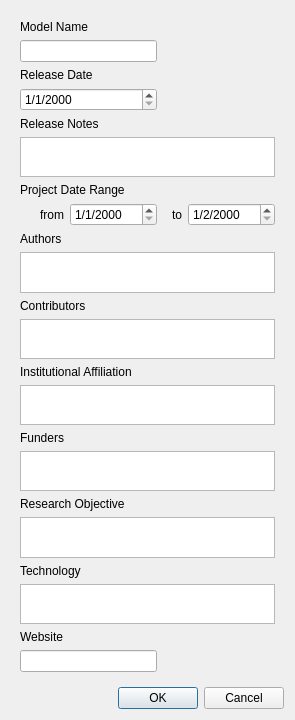
<?xml version="1.0" encoding="UTF-8"?>
<ui version="4.0">
 <class>modelInformationDialog</class>
 <widget class="QDialog" name="modelInformationDialog">
  <property name="geometry">
   <rect>
    <x>0</x>
    <y>0</y>
    <width>295</width>
    <height>720</height>
   </rect>
  </property>
  <property name="windowTitle">
   <string>Dialog</string>
  </property>
  <layout class="QVBoxLayout" name="verticalLayout">
   <item>
    <widget class="QWidget" name="widget" native="true">
     <layout class="QGridLayout" name="gridLayout">
      <item row="0" column="0" colspan="2">
       <widget class="QLabel" name="name_label">
        <property name="text">
         <string>Model Name</string>
        </property>
       </widget>
      </item>
      <item row="1" column="0" colspan="2">
       <widget class="QLineEdit" name="model_name"/>
      </item>
      <item row="2" column="0" colspan="2">
       <widget class="QLabel" name="release_date_label">
        <property name="text">
         <string>Release Date</string>
        </property>
       </widget>
      </item>
      <item row="3" column="0" colspan="2">
       <widget class="QDateEdit" name="release_date">
        <property name="displayFormat">
         <string>M/d/yyyy</string>
        </property>
       </widget>
      </item>
      <item row="4" column="0" colspan="2">
       <widget class="QLabel" name="release_notes_label">
        <property name="text">
         <string>Release Notes</string>
        </property>
       </widget>
      </item>
      <item row="5" column="0" colspan="4">
       <widget class="QPlainTextEdit" name="release_notes">
        <property name="minimumSize">
         <size>
          <width>0</width>
          <height>40</height>
         </size>
        </property>
       </widget>
      </item>
      <item row="6" column="0" colspan="2">
       <widget class="QLabel" name="project_date_label">
        <property name="text">
         <string>Project Date Range</string>
        </property>
       </widget>
      </item>
      <item row="7" column="0">
       <widget class="QLabel" name="project_date_from_label">
        <property name="text">
         <string>from</string>
        </property>
        <property name="alignment">
         <set>Qt::AlignRight|Qt::AlignTrailing|Qt::AlignVCenter</set>
        </property>
       </widget>
      </item>
      <item row="7" column="1">
       <widget class="QDateEdit" name="project_date">
        <property name="displayFormat">
         <string>M/d/yyyy</string>
        </property>
       </widget>
      </item>
      <item row="7" column="2">
       <widget class="QLabel" name="project_date_to_label">
        <property name="text">
         <string>to</string>
        </property>
        <property name="alignment">
         <set>Qt::AlignRight|Qt::AlignTrailing|Qt::AlignVCenter</set>
        </property>
       </widget>
      </item>
      <item row="7" column="3">
       <widget class="QDateEdit" name="project_date_end">
        <property name="displayFormat">
         <string>M/d/yyyy</string>
        </property>
        <property name="date">
         <date>
          <year>2000</year>
          <month>1</month>
          <day>2</day>
         </date>
        </property>
       </widget>
      </item>
      <item row="8" column="0">
       <widget class="QLabel" name="authors_label">
        <property name="text">
         <string>Authors</string>
        </property>
       </widget>
      </item>
      <item row="9" column="0" colspan="4">
       <widget class="QPlainTextEdit" name="authors">
        <property name="minimumSize">
         <size>
          <width>0</width>
          <height>40</height>
         </size>
        </property>
       </widget>
      </item>
      <item row="10" column="0" colspan="2">
       <widget class="QLabel" name="contributors_label">
        <property name="text">
         <string>Contributors</string>
        </property>
       </widget>
      </item>
      <item row="11" column="0" colspan="4">
       <widget class="QPlainTextEdit" name="contributors">
        <property name="minimumSize">
         <size>
          <width>0</width>
          <height>40</height>
         </size>
        </property>
       </widget>
      </item>
      <item row="12" column="0" colspan="2">
       <widget class="QLabel" name="place_label">
        <property name="text">
         <string>Institutional Affiliation</string>
        </property>
       </widget>
      </item>
      <item row="13" column="0" colspan="4">
       <widget class="QPlainTextEdit" name="place">
        <property name="minimumSize">
         <size>
          <width>0</width>
          <height>40</height>
         </size>
        </property>
       </widget>
      </item>
      <item row="14" column="0">
       <widget class="QLabel" name="funders_label">
        <property name="text">
         <string>Funders</string>
        </property>
       </widget>
      </item>
      <item row="15" column="0" colspan="4">
       <widget class="QPlainTextEdit" name="funders">
        <property name="minimumSize">
         <size>
          <width>0</width>
          <height>40</height>
         </size>
        </property>
       </widget>
      </item>
      <item row="16" column="0" colspan="2">
       <widget class="QLabel" name="objective_label">
        <property name="text">
         <string>Research Objective</string>
        </property>
       </widget>
      </item>
      <item row="17" column="0" colspan="4">
       <widget class="QPlainTextEdit" name="objective">
        <property name="minimumSize">
         <size>
          <width>0</width>
          <height>40</height>
         </size>
        </property>
       </widget>
      </item>
      <item row="18" column="0" colspan="2">
       <widget class="QLabel" name="technology_label">
        <property name="text">
         <string>Technology</string>
        </property>
       </widget>
      </item>
      <item row="19" column="0" colspan="4">
       <widget class="QPlainTextEdit" name="technology">
        <property name="minimumSize">
         <size>
          <width>0</width>
          <height>40</height>
         </size>
        </property>
       </widget>
      </item>
      <item row="20" column="0">
       <widget class="QLabel" name="website_label">
        <property name="text">
         <string>Website</string>
        </property>
       </widget>
      </item>
      <item row="21" column="0" colspan="2">
       <widget class="QLineEdit" name="website"/>
      </item>
     </layout>
    </widget>
   </item>
   <item>
    <widget class="QDialogButtonBox" name="buttonBox">
     <property name="orientation">
      <enum>Qt::Horizontal</enum>
     </property>
     <property name="standardButtons">
      <set>QDialogButtonBox::Cancel|QDialogButtonBox::Ok</set>
     </property>
    </widget>
   </item>
  </layout>
 </widget>
 <resources/>
 <connections>
  <connection>
   <sender>buttonBox</sender>
   <signal>accepted()</signal>
   <receiver>modelInformationDialog</receiver>
   <slot>accept()</slot>
   <hints>
    <hint type="sourcelabel">
     <x>248</x>
     <y>254</y>
    </hint>
    <hint type="destinationlabel">
     <x>157</x>
     <y>274</y>
    </hint>
   </hints>
  </connection>
  <connection>
   <sender>buttonBox</sender>
   <signal>rejected()</signal>
   <receiver>modelInformationDialog</receiver>
   <slot>reject()</slot>
   <hints>
    <hint type="sourcelabel">
     <x>316</x>
     <y>260</y>
    </hint>
    <hint type="destinationlabel">
     <x>286</x>
     <y>274</y>
    </hint>
   </hints>
  </connection>
 </connections>
</ui>
